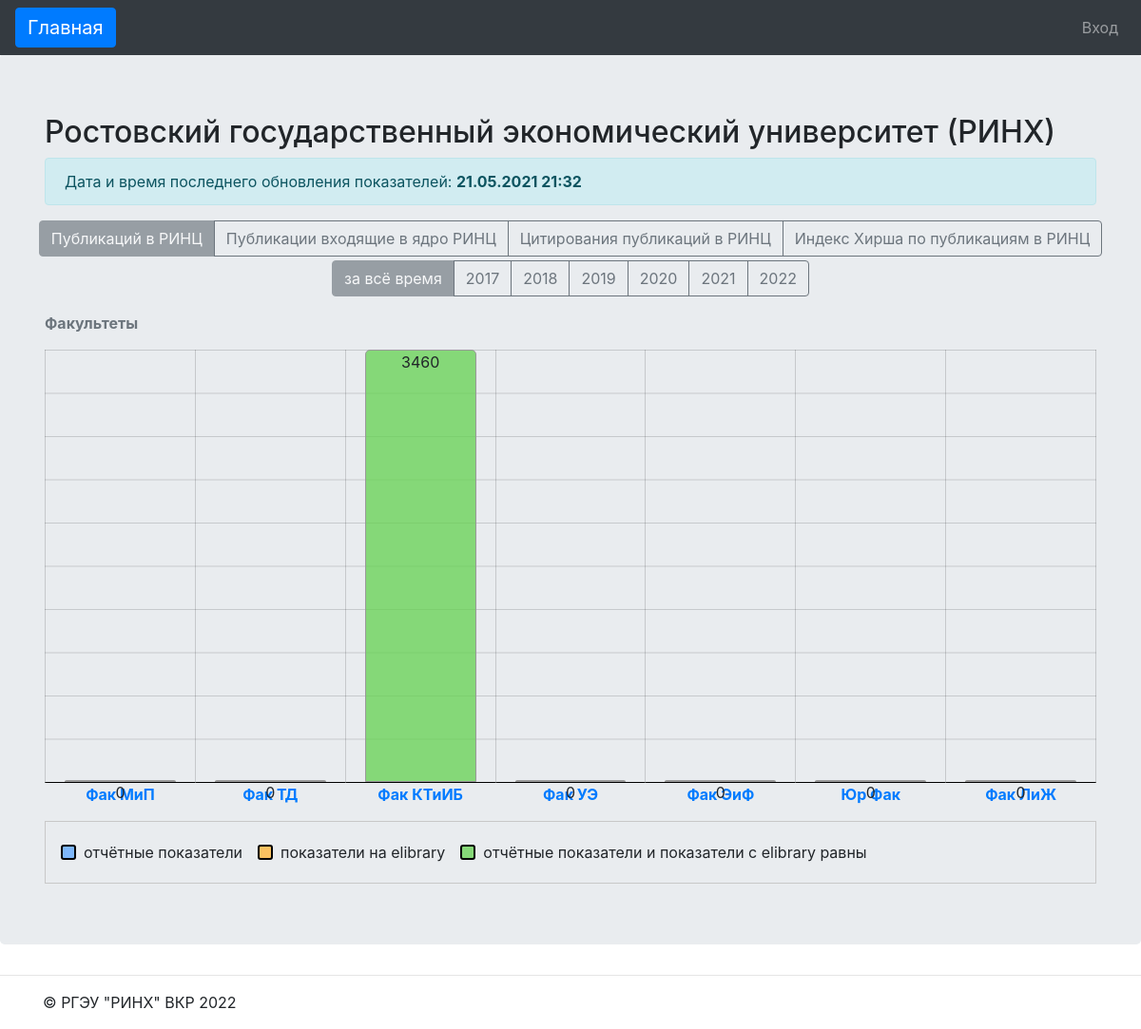
The page / on the database its author committed.
### mainapp/models.py (models this page shows)
class DateObn(models.Model):
	date_time = models.CharField('Дата и время', max_length = 200)

class Fakultet(models.Model):
	fakultet_sname = models.CharField('Сокращенное наименование факультета', max_length = 100)
	fakultet_name = models.CharField('Наименование факультета', max_length = 200)

### mainapp/views.py (the view, shortened to what this page needs)
# urls.py: path('', views.index, name = 'admin_panel')
def index(request):
	publ = 0
	year = 0
	fak = 0
	kaf = 0
	if 'year' in request.GET and int(request.GET['year']):
		year = int(request.GET['year'])
	if 'fak' in request.GET and int(request.GET['fak']):
		fak = request.GET['fak']
		set_fak(publ, year, request.GET['fak'])
		return render(request, 'mainapp/index.html', {"date_obn" : DateObn.objects.get(id=1).date_time, 'kafs_list' : kafs_list, "use_fak_sname" : use_fak_sname, "publ" : publ, "year" : year, "fak" : fak, "kaf" : kaf, "maxpok" : maxpok})
	set_fak_all(publ, year)
	return render(request, 'mainapp/index.html', {"date_obn" : DateObn.objects.get(id=1).date_time, 'faks_list' : faks_list, "publ" : publ, "year" : year, "fak" : fak, "kaf" : kaf, "maxpok" : maxpok})

### mainapp/views.py (called while the page is built)
def calc_maxpok(pok):
	global maxpok
	if pok > maxpok:
		maxpok = pok

### templates/mainapp/index.html (shortened to what this page needs)
{% load static %}
<!doctype html>
<html lang="ru">
  <head>
    <link rel="stylesheet" type="text/css" href="{% static 'mainapp/css/bootstrap.min.css' %}">
    <link rel="stylesheet" type="text/css" href="{% static 'mainapp/css/jumbotron.css' %}">
    <link rel="stylesheet" href="{% static 'mainapp/css/charts.min.css' %}">
  </head>
  <body>
    <nav class="navbar navbar-expand-md navbar-dark fixed-top bg-dark">
      <a class="navbar-brand btn btn-primary" href="/">Главная</a>
		<ul class="nav navbar-nav ml-auto">
		  <li class="nav-item">
			<a class="nav-link" href="/accounts/login"> Вход</a>
		  </li>
		</ul>
    </nav>
      <main role="main">
      <div class="jumbotron">
        <div class="container">
					<h2 class="display-5">Ростовский государственный экономический университет (РИНХ)</h2>
					<div class="alert alert-info" role="alert">
					  Дата и время последнего обновления показателей: <strong>{{date_obn}}</strong>
					</div>
						<div class="btn-group row d-flex justify-content-center flex-nowrap mt-1" role="group" aria-label="...">
							{% if publ %}
						    {% if publ == 1 %}
						      <button type="button" onclick="location.href='?publ=0&year={{year}}&fak={{fak}}&kaf={{kaf}}';" class="btn btn-outline-secondary">Публикаций в РИНЦ</button>
								  <button type="button" onclick="location.href='?publ=1&year={{year}}&fak={{fak}}&kaf={{kaf}}';" class="btn btn-secondary" disabled>Публикации входящие в ядро РИНЦ</button>
								  <button type="button" onclick="location.href='?publ=2&year={{year}}&fak={{fak}}&kaf={{kaf}}';" class="btn btn-outline-secondary">Цитирования публикаций в РИНЦ</button>
								  <button type="button" onclick="location.href='?publ=3&year={{year}}&fak={{fak}}&kaf={{kaf}}';" class="btn btn-outline-secondary">Индекс Хирша по публикациям в РИНЦ</button>
						    {% elif publ == 2 %}
						      <button type="button" onclick="location.href='?publ=0&year={{year}}&fak={{fak}}&kaf={{kaf}}';" class="btn btn-outline-secondary">Публикаций в РИНЦ</button>
								  <button type="button" onclick="location.href='?publ=1&year={{year}}&fak={{fak}}&kaf={{kaf}}';" class="btn btn-outline-secondary">Публикации входящие в ядро РИНЦ</button>
								  <button type="button" onclick="location.href='?publ=2&year={{year}}&fak={{fak}}&kaf={{kaf}}';" class="btn btn-secondary" disabled>Цитирования публикаций в РИНЦ</button>
								  <button type="button" onclick="location.href='?publ=3&year={{year}}&fak={{fak}}&kaf={{kaf}}';" class="btn btn-outline-secondary">Индекс Хирша по публикациям в РИНЦ</button>
						    {% elif publ == 3 %}
						      <button type="button" onclick="location.href='?publ=0&year={{year}}&fak={{fak}}&kaf={{kaf}}';" class="btn btn-outline-secondary">Публикаций в РИНЦ</button>
								  <button type="button" onclick="location.href='?publ=1&year={{year}}&fak={{fak}}&kaf={{kaf}}';" class="btn btn-outline-secondary">Публикации входящие в ядро РИНЦ</button>
								  <button type="button" onclick="location.href='?publ=2&year={{year}}&fak={{fak}}&kaf={{kaf}}';" class="btn btn-outline-secondary">Цитирования публикаций в РИНЦ</button>
								  <button type="button" onclick="location.href='?publ=3&year={{year}}&fak={{fak}}&kaf={{kaf}}';" class="btn btn-secondary" disabled>Индекс Хирша по публикациям в РИНЦ</button>
						    {% endif %}
							{% else %}
								<button type="button" onclick="location.href='?publ=0&year={{year}}&fak={{fak}}&kaf={{kaf}}';" class="btn btn-secondary" disabled>Публикаций в РИНЦ</button>
							  <button type="button" onclick="location.href='?publ=1&year={{year}}&fak={{fak}}&kaf={{kaf}}';" class="btn btn-outline-secondary">Публикации входящие в ядро РИНЦ</button>
							  <button type="button" onclick="location.href='?publ=2&year={{year}}&fak={{fak}}&kaf={{kaf}}';" class="btn btn-outline-secondary">Цитирования публикаций в РИНЦ</button>
							  <button type="button" onclick="location.href='?publ=3&year={{year}}&fak={{fak}}&kaf={{kaf}}';" class="btn btn-outline-secondary">Индекс Хирша по публикациям в РИНЦ</button>
							{% endif %}
						</div>
						<div class="btn-group row d-flex justify-content-center flex-nowrap">
						{% if not publ == 3 %}
							<div class="btn-group row d-flex justify-content-center flex-nowrap mt-1" role="group" aria-label="...">
								{% if year %}
									{% if year == 2017 %}
										  <button type="button" onclick="location.href='?publ={{publ}}&fak={{fak}}&kaf={{kaf}}';" class="btn btn-outline-secondary">за всё время</button>
										  <button type="button" onclick="location.href='?publ={{publ}}&year=2017&fak={{fak}}&kaf={{kaf}}';" class="btn btn btn-secondary" disabled>2017</button>
										  <button type="button" onclick="location.href='?publ={{publ}}&year=2018&fak={{fak}}&kaf={{kaf}}';" class="btn btn-outline-secondary">2018</button>
										  <button type="button" onclick="location.href='?publ={{publ}}&year=2019&fak={{fak}}&kaf={{kaf}}';" class="btn btn-outline-secondary">2019</button>
										  <button type="button" onclick="location.href='?publ={{publ}}&year=2020&fak={{fak}}&kaf={{kaf}}';" class="btn btn-outline-secondary">2020</button>
										  <button type="button" onclick="location.href='?publ={{publ}}&year=2021&fak={{fak}}&kaf={{kaf}}';" class="btn btn-outline-secondary">2021</button>
										  <button type="button" onclick="location.href='?publ={{publ}}&year=2022&fak={{fak}}&kaf={{kaf}}';" class="btn btn-outline-secondary">2022</button>
									{% elif year == 2018 %}
									  <button type="button" onclick="location.href='?publ={{publ}}&fak={{fak}}&kaf={{kaf}}';" class="btn btn-outline-secondary">за всё время</button>
									  <button type="button" onclick="location.href='?publ={{publ}}&year=2017&fak={{fak}}&kaf={{kaf}}';" class="btn btn-outline-secondary">2017</button>
									  <button type="button" onclick="location.href='?publ={{publ}}&year=2018&fak={{fak}}&kaf={{kaf}}';" class="btn btn btn-secondary" disabled>2018</button>
									  <button type="button" onclick="location.href='?publ={{publ}}&year=2019&fak={{fak}}&kaf={{kaf}}';" class="btn btn-outline-secondary">2019</button>
									  <button type="button" onclick="location.href='?publ={{publ}}&year=2020&fak={{fak}}&kaf={{kaf}}';" class="btn btn-outline-secondary">2020</button>
									  <button type="button" onclick="location.href='?publ={{publ}}&year=2021&fak={{fak}}&kaf={{kaf}}';" class="btn btn-outline-secondary">2021</button>
									  <button type="button" onclick="location.href='?publ={{publ}}&year=2022&fak={{fak}}&kaf={{kaf}}';" class="btn btn-outline-secondary">2022</button>
									{% elif year == 2019 %}
									  <button type="button" onclick="location.href='?publ={{publ}}&fak={{fak}}&kaf={{kaf}}';" class="btn btn-outline-secondary">за всё время</button>
									  <button type="button" onclick="location.href='?publ={{publ}}&year=2017&fak={{fak}}&kaf={{kaf}}';" class="btn btn-outline-secondary">2017</button>
									  <button type="button" onclick="location.href='?publ={{publ}}&year=2018&fak={{fak}}&kaf={{kaf}}';" class="btn btn-outline-secondary">2018</button>
									  <button type="button" onclick="location.href='?publ={{publ}}&year=2019&fak={{fak}}&kaf={{kaf}}';" class="btn btn btn-secondary" disabled>2019</button>
									  <button type="button" onclick="location.href='?publ={{publ}}&year=2020&fak={{fak}}&kaf={{kaf}}';" class="btn btn-outline-secondary">2020</button>
									  <button type="button" onclick="location.href='?publ={{publ}}&year=2021&fak={{fak}}&kaf={{kaf}}';" class="btn btn-outline-secondary">2021</button>
									  <button type="button" onclick="location.href='?publ={{publ}}&year=2022&fak={{fak}}&kaf={{kaf}}';" class="btn btn-outline-secondary">2022</button>
									{% elif year == 2020 %}
									  <button type="button" onclick="location.href='?publ={{publ}}&fak={{fak}}&kaf={{kaf}}';" class="btn btn-outline-secondary">за всё время</button>
									  <button type="button" onclick="location.href='?publ={{publ}}&year=2017&fak={{fak}}&kaf={{kaf}}';" class="btn btn-outline-secondary">2017</button>
									  <button type="button" onclick="location.href='?publ={{publ}}&year=2018&fak={{fak}}&kaf={{kaf}}';" class="btn btn-outline-secondary">2018</button>
									  <button type="button" onclick="location.href='?publ={{publ}}&year=2019&fak={{fak}}&kaf={{kaf}}';" class="btn btn-outline-secondary">2019</button>
									  <button type="button" onclick="location.href='?publ={{publ}}&year=2020&fak={{fak}}&kaf={{kaf}}';" class="btn btn btn-secondary" disabled>2020</button>
									  <button type="button" onclick="location.href='?publ={{publ}}&year=2021&fak={{fak}}&kaf={{kaf}}';" class="btn btn-outline-secondary">2021</button>
									  <button type="button" onclick="location.href='?publ={{publ}}&year=2022&fak={{fak}}&kaf={{kaf}}';" class="btn btn-outline-secondary">2022</button>
									{% elif year == 2021 %}
									  <button type="button" onclick="location.href='?publ={{publ}}&fak={{fak}}&kaf={{kaf}}';" class="btn btn-outline-secondary">за всё время</button>
									  <button type="button" onclick="location.href='?publ={{publ}}&year=2017&fak={{fak}}&kaf={{kaf}}';" class="btn btn-outline-secondary">2017</button>
									  <button type="button" onclick="location.href='?publ={{publ}}&year=2018&fak={{fak}}&kaf={{kaf}}';" class="btn btn-outline-secondary">2018</button>
									  <button type="button" onclick="location.href='?publ={{publ}}&year=2019&fak={{fak}}&kaf={{kaf}}';" class="btn btn-outline-secondary">2019</button>
									  <button type="button" onclick="location.href='?publ={{publ}}&year=2020&fak={{fak}}&kaf={{kaf}}';" class="btn btn-outline-secondary">2020</button>
									  <button type="button" onclick="location.href='?publ={{publ}}&year=2021&fak={{fak}}&kaf={{kaf}}';" class="btn btn btn-secondary" disabled>2021</button>
									  <button type="button" onclick="location.href='?publ={{publ}}&year=2022&fak={{fak}}&kaf={{kaf}}';" class="btn btn-outline-secondary">2022</button>
									{% elif year == 2022 %}
									  <button type="button" onclick="location.href='?publ={{publ}}&fak={{fak}}&kaf={{kaf}}';" class="btn btn-outline-secondary">за всё время</button>
									  <button type="button" onclick="location.href='?publ={{publ}}&year=2017&fak={{fak}}&kaf={{kaf}}';" class="btn btn-outline-secondary">2017</button>
									  <button type="button" onclick="location.href='?publ={{publ}}&year=2018&fak={{fak}}&kaf={{kaf}}';" class="btn btn-outline-secondary">2018</button>
									  <button type="button" onclick="location.href='?publ={{publ}}&year=2019&fak={{fak}}&kaf={{kaf}}';" class="btn btn-outline-secondary">2019</button>
									  <button type="button" onclick="location.href='?publ={{publ}}&year=2020&fak={{fak}}&kaf={{kaf}}';" class="btn btn-outline-secondary">2020</button>
									  <button type="button" onclick="location.href='?publ={{publ}}&year=2021&fak={{fak}}&kaf={{kaf}}';" class="btn btn-outline-secondary">2021</button>
									  <button type="button" onclick="location.href='?publ={{publ}}&year=2022&fak={{fak}}&kaf={{kaf}}';" class="btn btn btn-secondary" disabled>2022</button>
									{% endif %}
								{% else %}
									  <button type="button" onclick="location.href='?publ={{publ}}&fak={{fak}}&kaf={{kaf}}';" class="btn btn btn-secondary" disabled>за всё время</button>
									  <button type="button" onclick="location.href='?publ={{publ}}&year=2017&fak={{fak}}&kaf={{kaf}}';" class="btn btn-outline-secondary">2017</button>
									  <button type="button" onclick="location.href='?publ={{publ}}&year=2018&fak={{fak}}&kaf={{kaf}}';" class="btn btn-outline-secondary">2018</button>
									  <button type="button" onclick="location.href='?publ={{publ}}&year=2019&fak={{fak}}&kaf={{kaf}}';" class="btn btn-outline-secondary">2019</button>
									  <button type="button" onclick="location.href='?publ={{publ}}&year=2020&fak={{fak}}&kaf={{kaf}}';" class="btn btn-outline-secondary">2020</button>
									  <button type="button" onclick="location.href='?publ={{publ}}&year=2021&fak={{fak}}&kaf={{kaf}}';" class="btn btn-outline-secondary">2021</button>
									  <button type="button" onclick="location.href='?publ={{publ}}&year=2022&fak={{fak}}&kaf={{kaf}}';" class="btn btn-outline-secondary">2022</button>
								{% endif %}
							</div>
						{% endif %}
					</div>
						<div id="my-chart ">
							<table id="stacked-example-3" class="charts-css column multiple show-heading show-labels show-data-axes show-primary-axis data-spacing-20 show-10-secondary-axes mt-3">
								{% if faks_list %}
									<caption> Факультеты </caption>
								{% elif kafs_list %}
									<caption> <a href="/?publ={{publ}}&year={{year}}">Факультеты</a> {{ use_fak_sname }}</caption>
								{% elif sots_list %}
									<caption> <a href="/?publ={{publ}}&year={{year}}">Факультеты</a> <a href="/?publ={{publ}}&year={{year}}&fak={{sots_list.0.5}}">{{ use_fak_sname }}</a> {{ use_kaf_sname }}</caption>
								{% endif %}
								<tbody>
									{% if faks_list %}
										{% for fak in faks_list %}
											{% if fak.5 == fak.6 %}
												<tr>
													<th scope="row"> <a href="?publ={{publ}}&year={{year}}&fak={{ fak.0 }}"> {{ fak.1 }} </a> </th>
													{% if maxpok == 0 %}
														<td style="--size: calc({{ fak.5 }});--color:rgba(100,210,80,0.75)">
													{% else %}
														<td style="--size: calc({{ fak.5 }}/{{maxpok}});--color:rgba(100,210,80,0.75)">
													{% endif %}
														<span class="data"> {{ fak.5 }} </span>
													</td>
												</tr>
											{% endif %}
	                	{% endfor%}
                	{% endif %}
								</tbody>
							</table>
							<ul class="charts-css legend legend-inline legend-square mt-3">
							  <li> отчётные показатели </li>
							  <li> показатели на elibrary </li>
							  <li> отчётные показатели и показатели с elibrary равны </li>
							</ul>
						</div>
	        </div>
	      </div>
		</main>
	<hr>
    <footer class="container">
      <p>&copy; РГЭУ "РИНХ" ВКР 2022</p>
    </footer>
  </body>
</html>

### static/mainapp/css/jumbotron.css (style rules this page uses)
body { padding-top: 3.5rem; }
#stacked-example-3 { height: 520px; max-width: 12000px; margin: 0 auto; --heading-size: 2.5rem; }
#stacked-example-3 caption { font-weight: bold; }
#stacked-example-3 td { border-radius: 5px 5px 0 0; border: 1px solid #999; }

### rows shown on the page
DateObn: date_time "21.05.2021 21:32"
Fakultet: fakultet_sname "Фак МиП"
Fakultet: fakultet_sname "Фак ТД"
Fakultet: fakultet_sname "Фак КТиИБ"
Fakultet: fakultet_sname "Фак УЭ"
Fakultet: fakultet_sname "Фак ЭиФ"
Fakultet: fakultet_sname "Юр Фак"
Fakultet: fakultet_sname "Фак ЛиЖ"

### other values the page prints
{{ fak.5 }} "0" "0" "3460" "0" "0" "0" "0"
